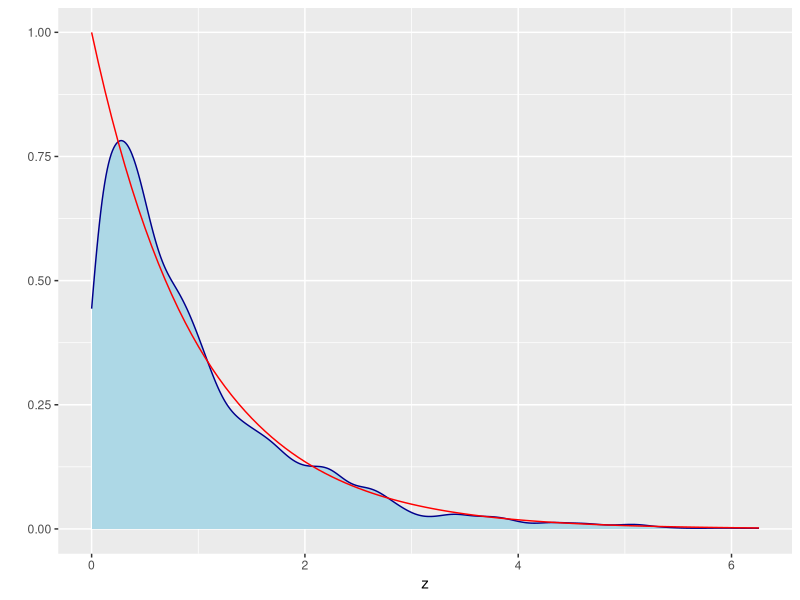
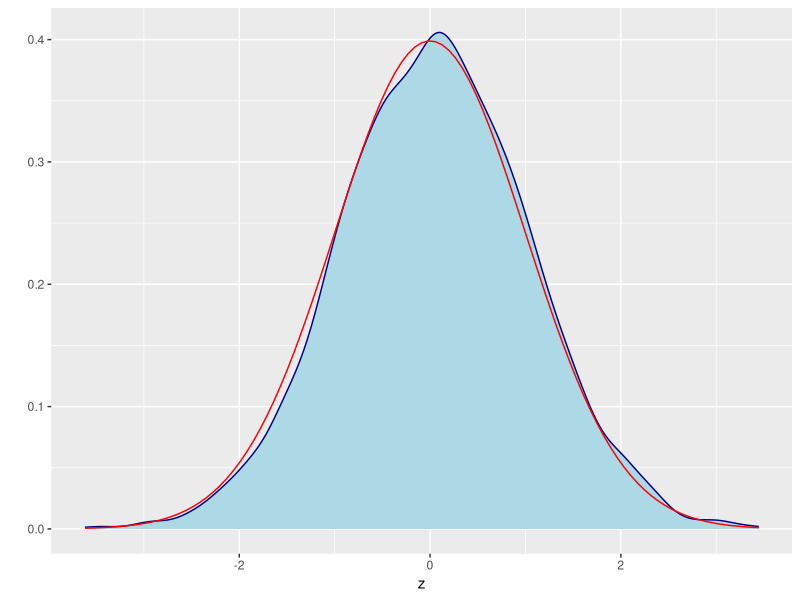

Source code (R) for these figures, in order:
## ---- chunk 1
library(ggplot2)
## ---- chunk 2
exp_dist = function(x){
  if (x < 0) {
    return (0)
  } else {
    return (exp(-x))
  }
}
## ---- chunk 3
MCMC = function(T, startval, sd, target){
  x = rep(0,T)
  x[1] = startval
  for(t in 2:T) {
    pi_star = rnorm(1,x[t-1],sd)
    alpha = min(target(pi_star)/target(x[t-1]), 1)
    u = runif(1)
    if (u < alpha) {
      x[t] = pi_star
    } else {
      x[t] = x[t -1]
    }
  }
  return(x)
}
## ---- chunk 4
z = MCMC(5000,3, 1, exp_dist)
z = data.frame(z)
ggplot(data=z,aes(x=z)) + 
  geom_density(color="darkblue", fill="lightblue") +
  stat_function(fun = dexp, colour = "red") + 
  ylab("")
## ---- chunk 5
norm_dist = function(x){
  return (dnorm(x))
}
## ---- chunk 6
z = MCMC(5000,3, 1, norm_dist)
z = data.frame(z)
ggplot(data=z,aes(x=z)) + 
  geom_density(color="darkblue", fill="lightblue") +
  stat_function(fun = dnorm, colour = "red") + 
  ylab("")
